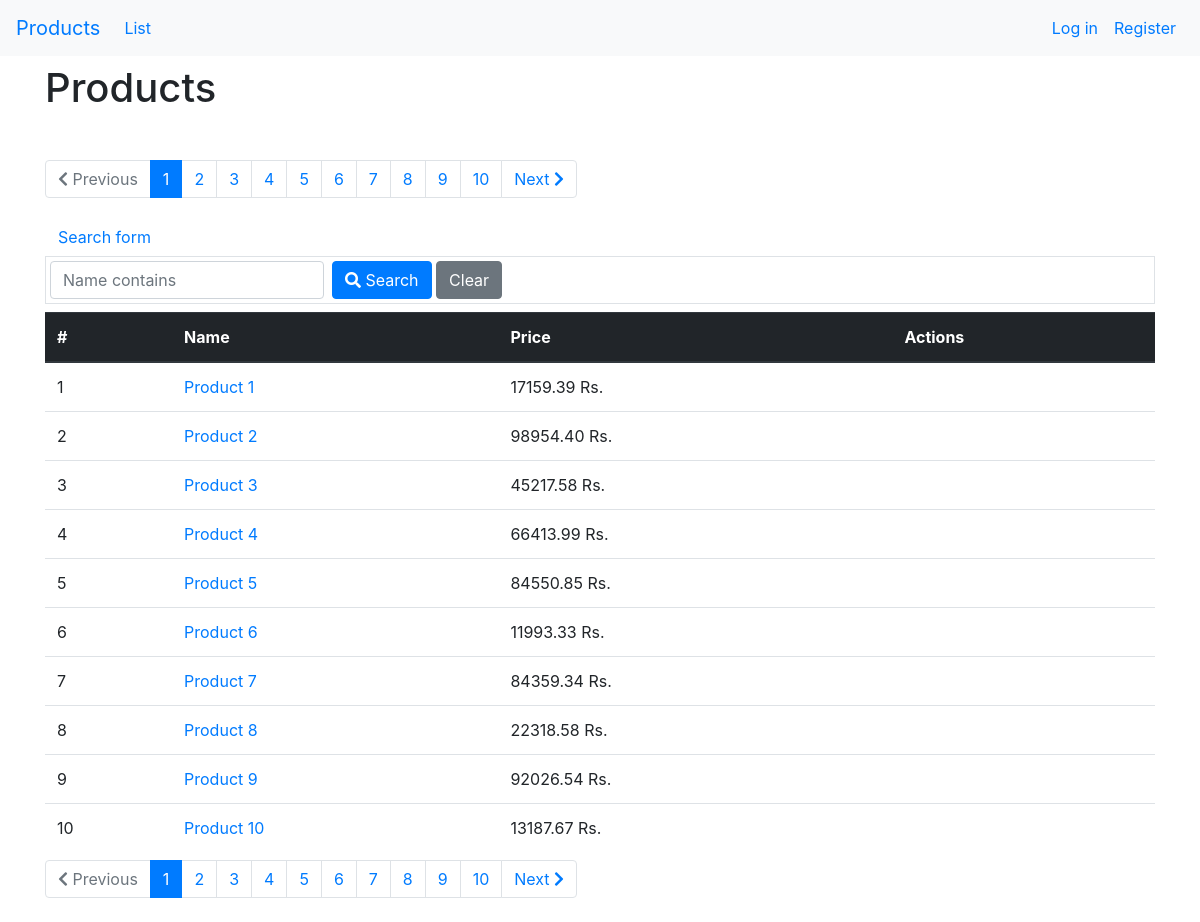
Screenshot of /products/ with the database file from the repository.
### products/models.py (models this page shows, shortened)
class Product(models.Model):
    name = models.CharField(max_length=100)
    category = models.CharField(max_length=100)
    image = models.URLField(blank=True)
    stock = models.BooleanField(default=True)
    price = models.DecimalField(max_digits=8, decimal_places=2)
    saleprice = models.DecimalField(max_digits=8, decimal_places=2)

### products/views.py (the view)
# urls.py: path("products/", ProductList.as_view(), name="list"),
class ProductList(FilterView):
    template_name = "products/list.html"
    paginate_by = 10
    filterset_class = ProductFilter
    queryset = Product.objects.order_by("id")

### core/templatetags/core.py (called while the page is built)
@register.simple_tag(takes_context=True)
def referer(context, fallback_url, *args):
    request = context["request"]
    url = request.GET.get("next")
    if not url:
        try:
            url = reverse(fallback_url, args=args)
        except NoReverseMatch:
            url = fallback_url
    if not url:
        url = request.META.get("HTTP_REFERER")
    return url

@register.simple_tag(takes_context=True)
def url_replace(context, **kwargs):
    request = context["request"]
    get_params = request.GET.copy()
    for field, value in kwargs.items():
        get_params[field] = value
    return get_params.urlencode()

### products/templatetags/products.py (called while the page is built)
@register.filter()
def format_price(product_price):
    formatted_price_value = floatformat(product_price, 2)
    return f"{formatted_price_value} Rs."

### templates/products/list.html (shortened to what this page needs)
{% extends "layout.html" %}
{% load products core %}
{% block content %}
    <h1>Products</h1>
    {% include "pagination.html" with page=page_obj %}
    <div class="pt-1">
        <button class="btn btn-link" data-toggle="collapse" data-target="#products-search-form">
            Search form
        </button>
        <div class="collapse p-1 show border" id="products-search-form">
            <form class="form-inline">
                {% include "form_inline_inputs.html" with form=filter.form %}
                <div class="mr-auto">
                    {% include "form_submit.html" with submit_text="<i class='fa fa-search'></i> Search" cancel_url="products:list" cancel_text="Clear" %}
                </div>
            </form>
        </div>
    </div>
    <table class="table my-2">
        <thead class="thead-dark">
            <tr>
                <th>#</th>
                <th>Name</th>
                <th>Price</th>
                <th>Actions</th>
            </tr>
        </thead>
        <tbody>
            {% for product in page_obj %}
                <tr>
                    <td>{{ product.pk }}</td>
                    <td>
                        <a href="{% url 'products:view' product.pk %}" onclick=visited()>{{ product.name }}</a>
                    </td>
                    <td>{{ product.price|format_price }}</td>
                    <td>
                    </td>
                </tr>
            {% endfor %}
        </tbody>
    </table>
    {% include "pagination.html" with page=page_obj %}
{% endblock %}

### templates/layout.html (shortened to what this page needs)
{% load static %}
<!DOCTYPE html>
<html lang="en">
<head>
    <link rel="stylesheet" href="https://stackpath.bootstrapcdn.com/bootstrap/4.1.1/css/bootstrap.min.css">
    <link rel="stylesheet" href="https://use.fontawesome.com/releases/v5.1.0/css/all.css">
</head>
<body>
    <nav class="navbar navbar-expand-lg bg-light">
        <a class="navbar-brand" href="{% url 'products:list' %}">Products</a>
        <div class="navbar-collapse">
            <ul class="navbar-nav mr-auto">
                <li class="nav-item">
                    <a class="nav-link" href="{% url 'products:list' %}">List</a>
                </li>
            </ul>
        </div>
        <ul class="navbar-nav mr-auto">
            {% if request.user.is_authenticated %}
                <li class="nav-item">
                    <a class="nav-link" href="{% url 'accounts:list' %}">All Users</a>
                </li>
                <li class="nav-item">
                    <a class="nav-link" href="{% url 'accounts:recommendations' %}">Product Recommendations</a>
                </li>
                <li class="nav-item">
                    <a class="nav-link" href="{% url 'accounts:logout' %}">Log out</a>
                </li>
            {% else %}
                <li class="nav-item">
                    <a class="nav-link" href="{% url 'accounts:login' %}">Log in</a>
                </li>
                <li class="nav-item">
                    <a class="nav-link" href="{% url 'accounts:register' %}">Register</a>
                </li>
            {% endif %}
        </ul>
    </nav>
    <div class="container py-2">
        {% block content %}{% endblock %}
    </div>
</body>
</html>

### templates/pagination.html
{% load accounts products core %}
<nav>
    <ul class="pagination">
        <li class="page-item {% if not page.has_previous %}disabled{% endif %}">
            <a class="page-link" href="{% if page.has_previous %}?{% url_replace page=page.previous_page_number %}{% endif %}">
                <i class="fa fa-chevron-left"></i> Previous
            </a>
        </li>
        {% for page_number in page.paginator.page_range %}
            <li class="page-item {% if page_number == page.number %}active{% endif %}">
                <a class="page-link" href="?{% url_replace page=page_number %}">{{ page_number }}</a>
            </li>
        {% endfor %}
        <li class="page-item {% if not page.has_next %}disabled{% endif %}">
            <a class="page-link" href="{% if page.has_next %}?{% url_replace page=page.next_page_number %}{% endif %}">
                Next <i class="fa fa-chevron-right"></i>
            </a>
        </li>
    </ul>
</nav>

### templates/form_inline_inputs.html (shortened to what this page needs)
{% load widget_tweaks %}
{% for field in form %}
    <div class="input-group mr-sm-2">
        {% if field.errors %}
            {% render_field field class="form-control is-invalid" placeholder=field.label %}
        {% else %}
            {% render_field field class="form-control" placeholder=field.label %}
        {% endif %}
    </div>
{% endfor %}

### templates/form_submit.html
{% load core %}
<button type="submit" class="btn btn-primary">{{ submit_text|default:"Submit"|safe }}</button>
<a class="btn btn-secondary" href="{% referer cancel_url %}">{{ cancel_text|default:"Cancel"|safe }}</a>

### rows the page displays
Product: pk "1", name "Product 1", price "17159.39 Rs."
Product: pk "2", name "Product 2", price "98954.40 Rs."
Product: pk "3", name "Product 3", price "45217.58 Rs."
Product: pk "4", name "Product 4", price "66413.99 Rs."
Product: pk "5", name "Product 5", price "84550.85 Rs."
Product: pk "6", name "Product 6", price "11993.33 Rs."
Product: pk "7", name "Product 7", price "84359.34 Rs."
Product: pk "8", name "Product 8", price "22318.58 Rs."
Product: pk "9", name "Product 9", price "92026.54 Rs."
Product: pk "10", name "Product 10", price "13187.67 Rs."

### other values shown
{{ page_number }} "1" "2" "3" "4" "5" "6" "7" "8" "9" "10" "1" "2" "3" "4" "5" "6" "7" "8" "9" "10"
{{ submit_text|default:"Submit"|safe }} "Search"
{{ cancel_text|default:"Cancel"|safe }} "Clear"
